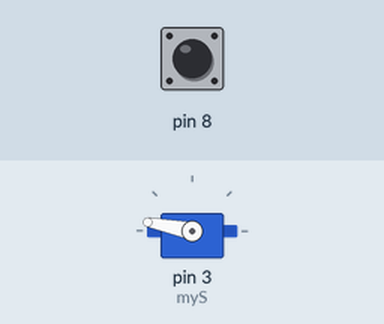
A sketch run on a simulated Arduino Uno, built with avr-gcc and run on an emulated ATmega328P. Shown: servo. The test bench sets the inputs (shaded band); at power-on: pin 8 LOW.

Above: at 1.2 s.
1.3 s: pin 8 driven HIGH
At 3.1 s:
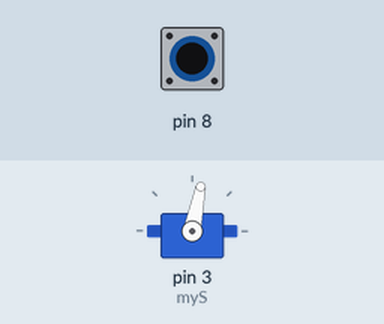
3.4 s: pin 8 pulsed LOW 5 times (0.12 s each, 0.3 s apart)
At 3.67 s:
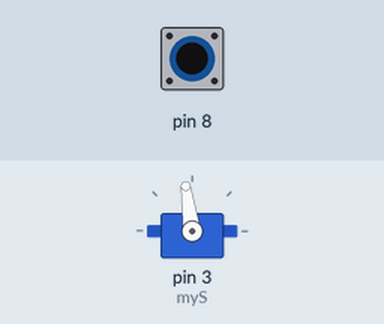
At 4.65 s:
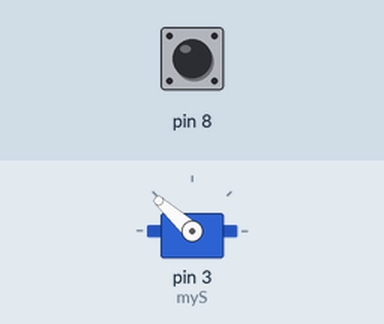
Timing chart, 0 to 6.6 s (numbered marks = the images above; inputs shaded):
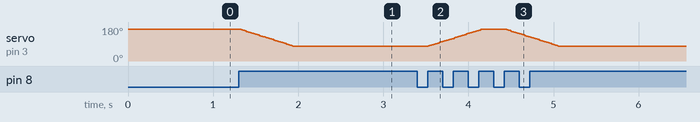

The sketch:

sketch_dec29a.ino
```cpp
int sO = 3;
int t = 7;    //vremya zaderzki. iznachalno-10;
boolean ppS = true;
boolean pS = true; //true-79,  false-169
#include <Servo.h>
Servo myS;

void setup()
{
  pinMode(8, INPUT);

  myS.attach(3);
  myS.write(169);
}

void loop()
{
if(digitalRead(8) == HIGH){
  if (ppS == true){ //dlya togo, chtob ne bilo "kachel".
 if(pS == false){   //proverka polozenia
 for(int i = 79; i<=169; i++){
  myS.write(i);
  delay(t);
 }
  pS = true;
  ppS = false;

 } else{ //proverka polozenia
  for(int i = 169; i>=79; i--){
  myS.write(i);
  delay(t);
  }
  pS = false;
  ppS = false;
 }                     //proverka polozenia
}//dlya togo, chtob ne bilo "kachel".
} else ppS = true;  //dlya togo, chtob ne bilo "kachel".
}//void loop
```

Measured:
- after the input at 1.3 s, servo on pin 3 (myS): moves from 169° to 79° over 0.63 s, starting at once
- after the input at 3.4 s, servo on pin 3 (myS): rises from 79° to 169° in 0.63 s, then falls to 79° in 0.90 s
